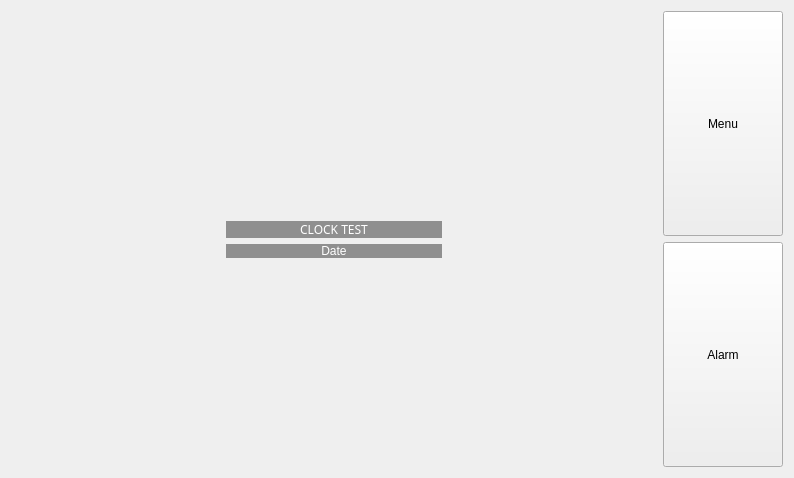
<?xml version="1.0" encoding="UTF-8"?>
<ui version="4.0">
 <class>ClockPage</class>
 <widget class="QWidget" name="ClockPage">
  <property name="geometry">
   <rect>
    <x>0</x>
    <y>0</y>
    <width>794</width>
    <height>478</height>
   </rect>
  </property>
  <property name="windowTitle">
   <string>Form</string>
  </property>
  <layout class="QGridLayout" name="gridLayout">
   <item row="0" column="0">
    <layout class="QHBoxLayout" name="horizontalLayout">
     <item>
      <layout class="QHBoxLayout" name="horizontalLayout_2">
       <item>
        <spacer name="horizontalSpacer">
         <property name="orientation">
          <enum>Qt::Orientation::Horizontal</enum>
         </property>
         <property name="sizeHint" stdset="0">
          <size>
           <width>40</width>
           <height>20</height>
          </size>
         </property>
        </spacer>
       </item>
       <item>
        <layout class="QVBoxLayout" name="verticalLayout">
         <item>
          <spacer name="verticalSpacer_2">
           <property name="orientation">
            <enum>Qt::Orientation::Vertical</enum>
           </property>
           <property name="sizeHint" stdset="0">
            <size>
             <width>20</width>
             <height>40</height>
            </size>
           </property>
          </spacer>
         </item>
         <item>
          <widget class="QLabel" name="time">
           <property name="enabled">
            <bool>true</bool>
           </property>
           <property name="sizePolicy">
            <sizepolicy hsizetype="Expanding" vsizetype="Preferred">
             <horstretch>0</horstretch>
             <verstretch>0</verstretch>
            </sizepolicy>
           </property>
           <property name="font">
            <font>
             <family>Modern</family>
            </font>
           </property>
           <property name="styleSheet">
            <string notr="true">background-color: rgba(0,0,0,40%);
color: rgb(255, 255, 255);</string>
           </property>
           <property name="text">
            <string>CLOCK TEST</string>
           </property>
           <property name="alignment">
            <set>Qt::AlignmentFlag::AlignCenter</set>
           </property>
          </widget>
         </item>
         <item>
          <widget class="QLabel" name="date">
           <property name="sizePolicy">
            <sizepolicy hsizetype="Expanding" vsizetype="Preferred">
             <horstretch>0</horstretch>
             <verstretch>0</verstretch>
            </sizepolicy>
           </property>
           <property name="styleSheet">
            <string notr="true">background-color: rgba(0,0,0,40%);
color: rgb(255, 255, 255);</string>
           </property>
           <property name="text">
            <string>Date</string>
           </property>
           <property name="alignment">
            <set>Qt::AlignmentFlag::AlignCenter</set>
           </property>
          </widget>
         </item>
         <item>
          <spacer name="verticalSpacer">
           <property name="orientation">
            <enum>Qt::Orientation::Vertical</enum>
           </property>
           <property name="sizeHint" stdset="0">
            <size>
             <width>20</width>
             <height>40</height>
            </size>
           </property>
          </spacer>
         </item>
        </layout>
       </item>
       <item>
        <spacer name="horizontalSpacer_2">
         <property name="orientation">
          <enum>Qt::Orientation::Horizontal</enum>
         </property>
         <property name="sizeHint" stdset="0">
          <size>
           <width>40</width>
           <height>20</height>
          </size>
         </property>
        </spacer>
       </item>
      </layout>
     </item>
     <item>
      <layout class="QVBoxLayout" name="button">
       <item>
        <widget class="QPushButton" name="menu">
         <property name="sizePolicy">
          <sizepolicy hsizetype="Fixed" vsizetype="Expanding">
           <horstretch>0</horstretch>
           <verstretch>0</verstretch>
          </sizepolicy>
         </property>
         <property name="minimumSize">
          <size>
           <width>120</width>
           <height>0</height>
          </size>
         </property>
         <property name="text">
          <string>Menu</string>
         </property>
        </widget>
       </item>
       <item>
        <widget class="QPushButton" name="alarm">
         <property name="sizePolicy">
          <sizepolicy hsizetype="Fixed" vsizetype="Expanding">
           <horstretch>0</horstretch>
           <verstretch>0</verstretch>
          </sizepolicy>
         </property>
         <property name="minimumSize">
          <size>
           <width>120</width>
           <height>0</height>
          </size>
         </property>
         <property name="text">
          <string>Alarm</string>
         </property>
        </widget>
       </item>
      </layout>
     </item>
    </layout>
   </item>
  </layout>
 </widget>
 <resources/>
 <connections/>
</ui>
